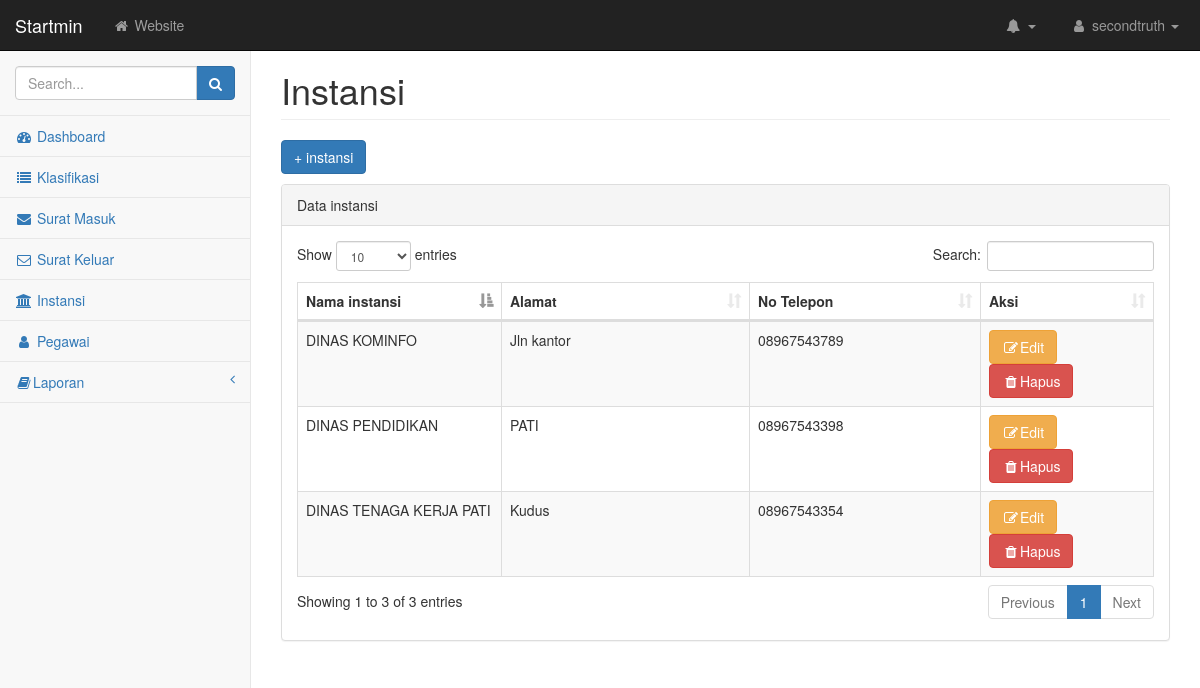
Screenshot of /index.php/instansi with the database file from the repository.
### tables this page shows
CREATE TABLE `instansi` (
  `id_instansi` int(11) NOT NULL,
  `nama_instansi` varchar(100) NOT NULL,
  `alamat_instansi` text NOT NULL,
  `no_telp` varchar(15) NOT NULL
);

### application/controllers/Instansi.php (called while the page is built, shortened)
<?php
class Instansi extends CI_Controller {
    public function index()
    {
        $data['instansi'] = $this->db->query("SELECT * FROM instansi")->result();
        $this->load->view('templates/header');
        $this->load->view('templates/sidebar');
        $this->load->view('instansi/index', $data);
        $this->load->view('templates/footer');
    }
}

### index.php (called while the page is built, shortened)
<?php
require_once BASEPATH.'core/CodeIgniter.php';

### application/views/instansi/index.php (the view)
<div id="page-wrapper">
    <div class="container-fluid">
        <div class="row">
            <div class="col-lg-12">
                <h1 class="page-header">Instansi</h1>
            </div>
            <div class="col-lg-12">
                <div class="row">
                    <div class="col-lg-12">
                        <p>
                            <a href="<?= base_url('instansi/tambah') ?>" class="btn btn-primary ">+ instansi</a>
                        </p>
                        <div class="panel panel-default mt-3">
                            <div class="panel-heading">
                                Data instansi
                            </div>
                            <div class="panel-body">
                                <div class="table-responsive">
                                    <div id="dataTables-example_wrapper" class="dataTables_wrapper form-inline dt-bootstrap no-footer">
                                        <div class="row">
                                            <div class="col-sm-12">
                                                <table class="table table-striped table-bordered table-hover dataTable no-footer" id="dataTables-example" role="grid" aria-describedby="dataTables-example_info">
                                                    <thead>
                                                        <tr role="row">
                                                            <th class="sorting_asc" tabindex="0" aria-controls="dataTables-example" rowspan="1" colspan="1" aria-sort="ascending" aria-label="Rendering engine: activate to sort column descending" style="width: 165px;">Nama instansi</th>
                                                            <th class="sorting" tabindex="0" aria-controls="dataTables-example" rowspan="1" colspan="1" aria-label="Browser: activate to sort column ascending" style="width: 209px;">Alamat</th>
                                                            <th class="sorting" tabindex="0" aria-controls="dataTables-example" rowspan="1" colspan="1" aria-label="Platform(s): activate to sort column ascending" style="width: 192px;">No Telepon</th>
                                                            <th class="sorting" tabindex="0" aria-controls="dataTables-example" rowspan="1" colspan="1" aria-label="CSS grade: activate to sort column ascending">Aksi</th>
                                                        </tr>
                                                    </thead>
                                                    <tbody>
                                                        <?php foreach ($instansi as $peg) : ?>
                                                            <tr class="gradeA odd" role="row">
                                                                <td class="sorting_1"><?= $peg->nama_instansi ?></td>
                                                                <td><?= $peg->alamat_instansi ?></td>
                                                                <td><?= $peg->no_telp ?></td>
                                                                <td class="center">
                                                                    <a href="<?= base_url('instansi/edit/') . $peg->id_instansi ?>" type="button" class="btn btn-warning"><i class="fa fa-edit fa-fw"></i>Edit</a>
                                                                    <a href="<?= base_url('instansi/hapus/') . $peg->id_instansi ?>" type="button" class="btn btn-danger"><i class="fa fa-trash fa-fw"></i>Hapus</a>
                                                                </td>
                                                            </tr>
                                                        <?php endforeach; ?>
                                                    </tbody>
                                                </table>
                                            </div>
                                        </div>
                                    </div>
                                </div>
                            </div>
                        </div>
                    </div>
                </div>
            </div>
        </div>
    </div>
</div>

### assets/css/startmin.css (style rules this page uses)
body { background-color: #f8f8f8; }
#page-wrapper { padding-top: 30px; min-height: 568px; background-color: #fff; }
@media (min-width:768px) { #page-wrapper { position: inherit; margin-left: 250px; padding: 30px 15px 0 15px; border-left: 1px solid #e7e7e7; } }
.dataTables_wrapper { position: relative; clear: both; }
table.dataTable thead .sorting, table.dataTable thead .sorting_asc, table.dataTable thead .sorting_desc, table.dataTable thead .sorting_asc_disabled, table.dataTable thead .sorting_desc_disabled { background: 0 0; }
table.dataTable thead .sorting_asc:after { content: "\f0de"; float: right; font-family: fontawesome; }
table.dataTable thead .sorting:after { content: "\f0dc"; float: right; font-family: fontawesome; color: rgba(50,50,50,.5); }

### rows the page displays
instansi: nama_instansi "DINAS TENAGA KERJA PATI", alamat_instansi "Kudus", no_telp "08967543354"
instansi: nama_instansi "DINAS KOMINFO", alamat_instansi "Jln kantor", no_telp "08967543789"
instansi: nama_instansi "DINAS PENDIDIKAN", alamat_instansi "PATI", no_telp "08967543398"
